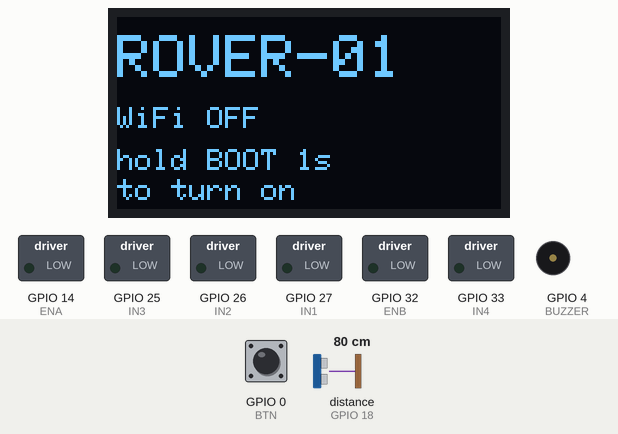
Bench run of a sketch on a simulated ESP32. Shown: 128×64 one-colour display, switched loads named in the sketch (green lamp = pin HIGH), buzzer (waves = sounding, pin HIGH). Wiring (inferred from the names in the program): ultrasonic range finder: trigger GPIO 5; echo GPIO 18. The inputs (shaded band) are chosen by the test bench; at power-on: GPIO 0 (BTN) HIGH, distance to the obstacle (sensor on GPIO 18) 80 cm. The echo pulse lasts 58.3 µs per cm; pins used as bus, display or sensor lines are not drawn; what the sketch prints to the serial monitor is not drawn.

Above: at 1.2 s.
1.3 s: GPIO 0 (BTN) pulled LOW for 1 s
At 3.7 s:
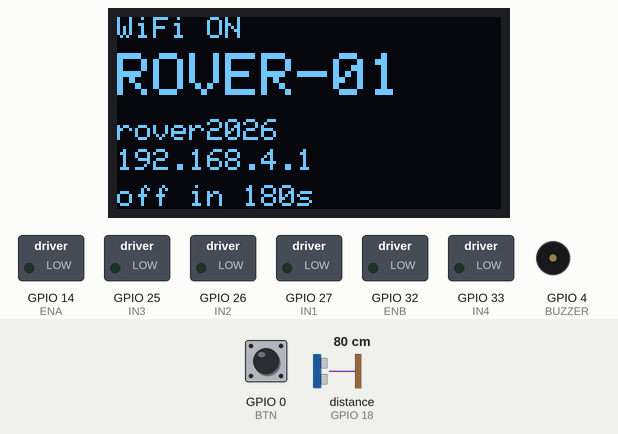
5.3 s: GPIO 0 (BTN) pulled LOW for 0.15 s
At 6.1 s:
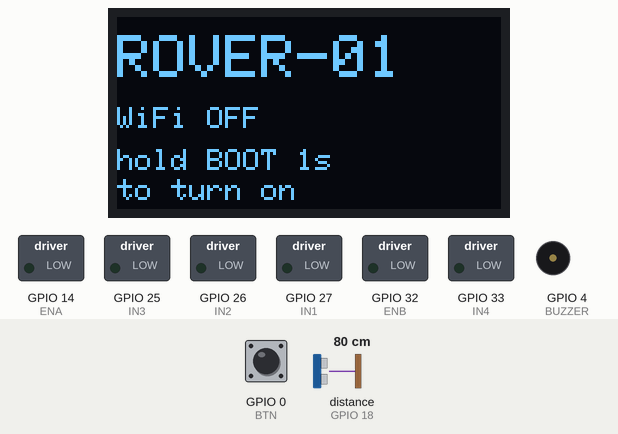
7.1 s: GPIO 0 (BTN) pulled LOW for 1 s
At 10.4 s:
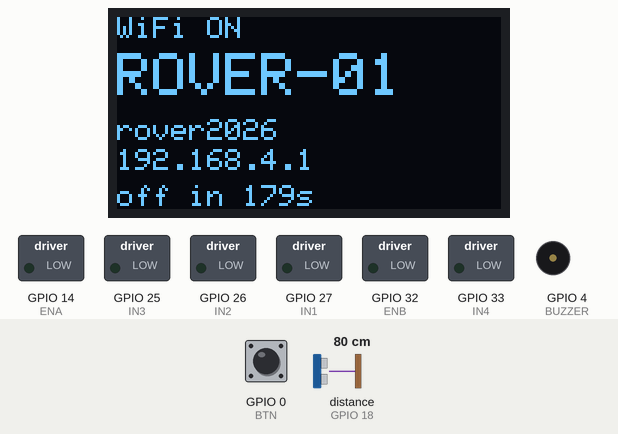
Timing chart, 0 to 11.9 s (numbered marks = the images above; inputs shaded):
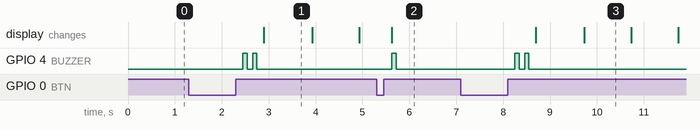

Measured:
- after the input at 1.3 s, GPIO 4 (BUZZER): alternates HIGH for 0.09 s and LOW for 0.12 s, 4 changes in all, then stays LOW, starting after 1.2 s; the display: changes after 1.6 s (image 1)
- after the input at 5.3 s, GPIO 4 (BUZZER): LOW → HIGH after 0.33 s, → LOW 0.09 s later; the display: changes after 0.33 s (image 2)
- after the input at 7.1 s, GPIO 4 (BUZZER): alternates HIGH for 0.09 s and LOW for 0.12 s, 4 changes in all, then stays LOW, starting after 1.2 s; the display: first changes after 1.6 s (image 3 shows a later state)
- what the display in image 1 shows lasts 1.0 s, from 2.9 s to 3.9 s

The sketch:

05_WebServer.ino
```cpp
/* =====================================================================
   05 · WEB SERVER           นาทีที่ 78-86 ของกิจกรรม
   ---------------------------------------------------------------------
   IoT แบบไม่ต้องพึ่งอะไรเลย  ไม่ต้องมีเราเตอร์ ไม่ต้องมีเน็ต ไม่ต้องมีฮอตสปอต
   ตัว ESP32 ปล่อย WiFi ของตัวเองและเป็นเว็บเซิร์ฟเวอร์ในตัว

   วิธีใช้
       1. กดปุ่ม BOOT ค้าง 1 วินาที   -> เปิด WiFi ของรถ จอจะขึ้นชื่อ WiFi
       2. มือถือเชื่อม WiFi ชื่อ ROVER-xx  รหัส rover2026
       3. เปิดเบราว์เซอร์พิมพ์  192.168.4.1   (ทุกทีมใช้เลขนี้เหมือนกันหมด)
       4. กดปุ่ม BOOT สั้น ๆ           -> ปิด WiFi คืนคลื่นให้ทีมถัดไป

   *** เหตุผลที่ต้องเปิด-ปิดเอง ***
   ถ้าทั้ง 15 ทีมเปิด WiFi พร้อมกัน คลื่น 2.4 GHz จะแน่นจนเชื่อมไม่ติดสักทีม
   ครูจึงควรเรียกทีละ 3-4 ทีมขึ้นมาเปิด ทดลอง แล้วปิดก่อนเรียกกลุ่มถัดไป
   โค้ดนี้ปิด WiFi ให้อัตโนมัติหลังเปิดครบ 3 นาทีด้วย กันเด็กลืมปิด
   ===================================================================== */

#include <WiFi.h>
#include <WebServer.h>
#include <Wire.h>
#include <Adafruit_GFX.h>
#include <Adafruit_SSD1306.h>

// ================== นักเรียนกรอกของทีมตัวเอง ==================
#define TEAM_NO   1          // <<< หมายเลขทีม จะกลายเป็นชื่อ WiFi ROVER-01

float MS_PER_CM = 22.0;      // ค่าที่จูนได้จากไฟล์ 03
float TRIM_L    = 1.00;
float TRIM_R    = 1.00;
float ERR_1     = 0.0;       // คลาดเคลื่อนรอบที่ 1 ที่ระยะ 100 ซม.
float ERR_2     = 0.0;       // คลาดเคลื่อนรอบที่ 2
// ===========================================================

// ================== ครูปรับได้ ==================
const char* AP_PASS   = "rover2026";
#define AP_MINUTES     3          // เปิด WiFi ได้นานกี่นาทีก่อนปิดเอง
#define ALLOW_DRIVING  1          // 0 = ปิดปุ่มบังคับรถ เหลือแค่หน้าจอข้อมูล
// ==============================================

#define ENA 14
#define IN1 27
#define IN2 26
#define IN3 25
#define IN4 33
#define ENB 32
#define TRIG 5
#define ECHO 18
#define BUZZER 4
#define BTN 0

const float SOUND_CM_PER_US = 0.0343;
const unsigned long CMD_TIMEOUT = 600;

Adafruit_SSD1306 oled(128, 64, &Wire, -1);
WebServer server(80);

bool  apOn = false;
unsigned long apStart = 0;
float distance = -1;
unsigned long lastSense = 0;
unsigned long lastDraw  = 0;
char  cmd = 'S';
unsigned long lastCmd = 0;
int   speedNow = 170;

char ssid[16];

/* =====================================================================
   หน้าเว็บ  วาดกราฟด้วย canvas ไม่ต้องโหลดไลบรารีจากอินเทอร์เน็ต
   (สำคัญ เพราะรถไม่ได้ต่อเน็ต โหลดอะไรจากข้างนอกไม่ได้เลย)
   ===================================================================== */
const char PAGE[] PROGMEM = R"HTML(<!DOCTYPE html><html lang="th"><head>
<meta charset="utf-8"><meta name="viewport" content="width=device-width,initial-scale=1,user-scalable=no">
<title>Rover</title><style>
*{box-sizing:border-box;-webkit-tap-highlight-color:transparent}
body{margin:0;padding:16px;font-family:system-ui,-apple-system,sans-serif;
background:#0f1318;color:#e8ecf1;text-align:center;user-select:none}
h1{margin:0;font-size:20px;letter-spacing:.04em}
.sub{color:#7d8894;font-size:13px;margin-bottom:14px}
.big{font-size:52px;font-weight:700;line-height:1;margin:10px 0 2px;
font-variant-numeric:tabular-nums}
.big small{font-size:15px;font-weight:400;color:#7d8894;margin-left:4px}
.ok{color:#4ade80}.warn{color:#ff6b6b}
canvas{width:100%;max-width:420px;height:110px;background:#161c23;
border-radius:8px;margin:10px 0}
.cards{display:grid;grid-template-columns:repeat(auto-fit,minmax(96px,1fr));
gap:8px;max-width:420px;margin:0 auto 16px}
.c{background:#161c23;border-radius:8px;padding:9px 6px}
.c b{display:block;font-size:10px;letter-spacing:.1em;color:#7d8894;
text-transform:uppercase;margin-bottom:3px}
.c span{font-size:17px;font-weight:600;font-variant-numeric:tabular-nums}
.pad{display:grid;grid-template-columns:repeat(3,1fr);gap:9px;
max-width:300px;margin:0 auto}
button{font-size:24px;padding:18px 0;border:0;border-radius:12px;
background:#252d38;color:#e8ecf1;font-weight:700;touch-action:none}
button:active{background:#3f7fd6}
.stop{background:#9e2f2f;grid-column:2}
.t{color:#7d8894;font-size:12px;margin-top:14px}
</style></head><body>

<h1>ROVER __TEAM__</h1>
<div class="sub">192.168.4.1</div>

<div class="big"><span id="d">--</span><small>ซม.</small></div>
<div id="st" class="sub">กำลังเชื่อมต่อ...</div>
<canvas id="g" width="420" height="110"></canvas>

<div class="cards">
  <div class="c"><b>ms/cm</b><span>__MSPCM__</span></div>
  <div class="c"><b>trim L</b><span>__TL__</span></div>
  <div class="c"><b>trim R</b><span>__TR__</span></div>
  <div class="c"><b>err 1</b><span>__E1__</span></div>
  <div class="c"><b>err 2</b><span>__E2__</span></div>
</div>

__PAD__

<div class="t">ปิด WiFi อัตโนมัติใน <span id="left">--</span> วินาที</div>

<script>
var hist=[],cv=document.getElementById('g'),cx=cv.getContext('2d');
function draw(){
  var w=cv.width,h=cv.height;
  cx.clearRect(0,0,w,h);
  cx.strokeStyle='#252d38';cx.lineWidth=1;
  for(var i=1;i<4;i++){var y=h*i/4;cx.beginPath();cx.moveTo(0,y);cx.lineTo(w,y);cx.stroke();}
  if(hist.length<2)return;
  var n=hist.length,step=w/59;
  cx.beginPath();
  for(var j=0;j<n;j++){
    var v=hist[j];if(v<0)v=0;if(v>80)v=80;
    var x=j*step,y=h-(v/80)*h;
    j?cx.lineTo(x,y):cx.moveTo(x,y);
  }
  cx.strokeStyle='#4ade80';cx.lineWidth=2;cx.stroke();
  var last=hist[n-1];
  if(last>=0){
    var lx=(n-1)*step,ly=h-(Math.min(last,80)/80)*h;
    cx.fillStyle='#4ade80';cx.beginPath();cx.arc(lx,ly,3.5,0,7);cx.fill();
  }
}
function poll(){
  fetch('/d').then(function(r){return r.json()}).then(function(j){
    var d=document.getElementById('d'),s=document.getElementById('st');
    d.textContent=j.cm<0?'--':j.cm.toFixed(1);
    d.className=j.cm>=0&&j.cm<15?'warn':'ok';
    s.textContent=j.cm<0?'ไม่พบวัตถุข้างหน้า':'กำลังวัดอยู่';
    document.getElementById('left').textContent=j.left;
    hist.push(j.cm);if(hist.length>60)hist.shift();
    draw();
  }).catch(function(){document.getElementById('st').textContent='ขาดการเชื่อมต่อ'});
}
setInterval(poll,300);poll();

var held=null,timer=null;
function send(c){fetch('/c?m='+c).catch(function(){})}
document.querySelectorAll('button').forEach(function(b){
  var c=b.dataset.c;
  function dn(e){e.preventDefault();held=c;send(c);
    clearInterval(timer);timer=setInterval(function(){send(held)},200)}
  function up(e){if(e&&e.preventDefault)e.preventDefault();
    held=null;clearInterval(timer);send('S')}
  b.addEventListener('touchstart',dn,{passive:false});
  b.addEventListener('touchend',up);
  b.addEventListener('touchcancel',up);
  b.addEventListener('mousedown',dn);
  b.addEventListener('mouseup',up);
  b.addEventListener('mouseleave',function(){if(held)up()});
});
</script></body></html>)HTML";

const char PAD_HTML[] PROGMEM =
  "<div class=\"pad\">"
  "<div></div><button data-c=\"F\">&#9650;</button><div></div>"
  "<button data-c=\"L\">&#9664;</button>"
  "<button class=\"stop\" data-c=\"S\">&#9632;</button>"
  "<button data-c=\"R\">&#9654;</button>"
  "<div></div><button data-c=\"B\">&#9660;</button><div></div>"
  "</div>";

/* ===================================================================== */
void setup() {
  Serial.begin(115200);
  pinMode(ENA, OUTPUT);  pinMode(ENB, OUTPUT);
  pinMode(IN1, OUTPUT);  pinMode(IN2, OUTPUT);
  pinMode(IN3, OUTPUT);  pinMode(IN4, OUTPUT);
  pinMode(TRIG, OUTPUT);
  pinMode(ECHO, INPUT);
  pinMode(BUZZER, OUTPUT);
  pinMode(BTN, INPUT_PULLUP);
  digitalWrite(TRIG, LOW);
  stopAll();

  Wire.begin(21, 22);
  oled.begin(SSD1306_SWITCHCAPVCC, 0x3C);
  oled.setTextColor(SSD1306_WHITE);

  snprintf(ssid, sizeof(ssid), "ROVER-%02d", TEAM_NO);

  WiFi.mode(WIFI_OFF);                     // ปิดไว้ก่อน อย่าเพิ่งกวนคลื่น
  showOff();

  server.on("/",  handleRoot);
  server.on("/d", handleData);
  server.on("/c", handleCmd);

  Serial.printf("\n=== 05 WEB SERVER (%s) ===\n", ssid);
  Serial.println("กดปุ่ม BOOT ค้าง 1 วินาที เพื่อเปิด WiFi");
}

void loop() {
  handleButton();

  if (millis() - lastSense > 130) {
    lastSense = millis();
    distance = readDistance();
  }

  if (apOn) {
    server.handleClient();

    if (cmd != 'S' && millis() - lastCmd > CMD_TIMEOUT) cmd = 'S';
    applyMotors();

    if (millis() - apStart > (unsigned long)AP_MINUTES * 60000UL) {
      stopAP();                            // หมดเวลา ปิดเอง
      beep(3);
    } else if (millis() - lastDraw > 1000) {
      lastDraw = millis();                 // วาดจอวินาทีละครั้งพอ
      showOn();                            // วาดถี่กว่านี้จะไปแย่งเวลาของเว็บเซิร์ฟเวอร์
    }
  } else if (millis() - lastDraw > 1000) {
    lastDraw = millis();
    showOff();
  }
}

/* ------------------------- ปุ่ม ------------------------- */
void handleButton() {
  if (digitalRead(BTN) != LOW) return;

  unsigned long t0 = millis();
  while (digitalRead(BTN) == LOW && millis() - t0 < 1200) { }
  bool longPress = (millis() - t0 >= 1000);
  while (digitalRead(BTN) == LOW) { }
  delay(150);

  if (longPress && !apOn)  startAP();
  else if (!longPress && apOn) { stopAP(); beep(1); }
}

/* ------------------------- เปิด/ปิด WiFi ------------------------- */
void startAP() {
  // กระจายช่องสัญญาณ ทีม 1-5 ใช้ช่อง 1, ทีม 6-10 ใช้ช่อง 6, ที่เหลือช่อง 11
  int ch = (TEAM_NO <= 5) ? 1 : (TEAM_NO <= 10 ? 6 : 11);

  WiFi.mode(WIFI_AP);
  WiFi.softAP(ssid, AP_PASS, ch, 0, 2);    // ให้ต่อได้แค่ 2 เครื่อง
  WiFi.setTxPower(WIFI_POWER_8_5dBm);      // ลดกำลังส่ง กันชนกับทีมข้าง ๆ

  server.begin();
  apOn = true;
  apStart = millis();
  beep(2);

  Serial.printf("เปิด WiFi %s ช่อง %d  IP %s\n",
                ssid, ch, WiFi.softAPIP().toString().c_str());
  showOn();
}

void stopAP() {
  server.stop();
  WiFi.softAPdisconnect(true);
  WiFi.mode(WIFI_OFF);
  apOn = false;
  cmd = 'S';
  stopAll();
  Serial.println("ปิด WiFi แล้ว คืนคลื่นให้ทีมถัดไป");
  showOff();
}

/* ------------------------- หน้าเว็บ ------------------------- */
void handleRoot() {
  String html = FPSTR(PAGE);
  char t[8];
  snprintf(t, sizeof(t), "%02d", TEAM_NO);
  html.replace("__TEAM__",  String(t));
  html.replace("__MSPCM__", String(MS_PER_CM, 1));
  html.replace("__TL__",    String(TRIM_L, 2));
  html.replace("__TR__",    String(TRIM_R, 2));
  html.replace("__E1__",    String(ERR_1, 1));
  html.replace("__E2__",    String(ERR_2, 1));
#if ALLOW_DRIVING
  html.replace("__PAD__", FPSTR(PAD_HTML));
#else
  html.replace("__PAD__", "");
#endif
  server.send(200, "text/html; charset=utf-8", html);
}

void handleData() {
  long left = (long)AP_MINUTES * 60L - (long)((millis() - apStart) / 1000UL);
  if (left < 0) left = 0;
  String j = "{\"cm\":" + String(distance, 1) + ",\"left\":" + String(left) + "}";
  server.send(200, "application/json", j);
}

void handleCmd() {
#if ALLOW_DRIVING
  if (server.hasArg("m")) {
    char c = server.arg("m").charAt(0);
    if (c == 'F' || c == 'B' || c == 'L' || c == 'R' || c == 'S') {
      cmd = c;
      lastCmd = millis();
    }
  }
#endif
  server.send(200, "text/plain", "ok");
}

/* ------------------------- มอเตอร์ ------------------------- */
void applyMotors() {
  char c = cmd;
  if (distance > 0 && distance < 12 && c == 'F') c = 'S';   // เบรกอัตโนมัติ

  switch (c) {
    case 'F': leftMotor( 1, speedNow); rightMotor( 1, speedNow); break;
    case 'B': leftMotor(-1, speedNow); rightMotor(-1, speedNow); break;
    case 'L': leftMotor(-1, speedNow); rightMotor( 1, speedNow); break;
    case 'R': leftMotor( 1, speedNow); rightMotor(-1, speedNow); break;
    default:  stopAll();                                         break;
  }
}

void leftMotor(int dir, int speed) {
  digitalWrite(IN1, dir > 0);
  digitalWrite(IN2, dir < 0);
  analogWrite(ENA, dir == 0 ? 0 : (int)(speed * TRIM_L));
}

void rightMotor(int dir, int speed) {
  digitalWrite(IN3, dir > 0);
  digitalWrite(IN4, dir < 0);
  analogWrite(ENB, dir == 0 ? 0 : (int)(speed * TRIM_R));
}

void stopAll() { leftMotor(0, 0); rightMotor(0, 0); }

/* ------------------------- เซนเซอร์ ------------------------- */
float readOnce() {
  digitalWrite(TRIG, LOW);  delayMicroseconds(2);
  digitalWrite(TRIG, HIGH); delayMicroseconds(10);
  digitalWrite(TRIG, LOW);
  unsigned long dur = pulseIn(ECHO, HIGH, 20000UL);
  if (dur == 0) return -1;
  return dur * SOUND_CM_PER_US / 2.0;
}

float readDistance() { return readOnce(); }

/* ------------------------- จอ ------------------------- */
void showOn() {
  long left = (long)AP_MINUTES * 60L - (long)((millis() - apStart) / 1000UL);
  if (left < 0) left = 0;

  oled.clearDisplay();
  oled.setTextSize(1);
  oled.setCursor(0, 0);   oled.println("WiFi ON");
  oled.setTextSize(2);
  oled.setCursor(0, 12);  oled.println(ssid);
  oled.setTextSize(1);
  oled.setCursor(0, 34);  oled.println(AP_PASS);
  oled.setCursor(0, 44);  oled.println("192.168.4.1");
  oled.setCursor(0, 56);
  oled.print("off in ");  oled.print(left); oled.print("s");
  oled.display();
}

void showOff() {
  oled.clearDisplay();
  oled.setTextSize(2);
  oled.setCursor(0, 6);   oled.println(ssid);
  oled.setTextSize(1);
  oled.setCursor(0, 30);  oled.println("WiFi OFF");
  oled.setCursor(0, 44);  oled.println("hold BOOT 1s");
  oled.setCursor(0, 54);  oled.println("to turn on");
  oled.display();
}

void beep(int times) {
  for (int i = 0; i < times; i++) {
    digitalWrite(BUZZER, HIGH); delay(90);
    digitalWrite(BUZZER, LOW);  delay(120);
  }
}

/* ---------------------------------------------------------------------
   คำถามชวนคิด
     - ทำไมทุกทีมใช้เลข 192.168.4.1 เหมือนกันได้ ไม่ชนกันหรือ
     - ถ้าเปิด WiFi พร้อมกันทั้ง 15 ทีมจะเกิดอะไรขึ้น ลองดูได้ถ้ามีเวลา
     - รถไม่ได้ต่ออินเทอร์เน็ตเลย แบบนี้เรียกว่า IoT ได้ไหม เพราะอะไร
   --------------------------------------------------------------------- */
```
